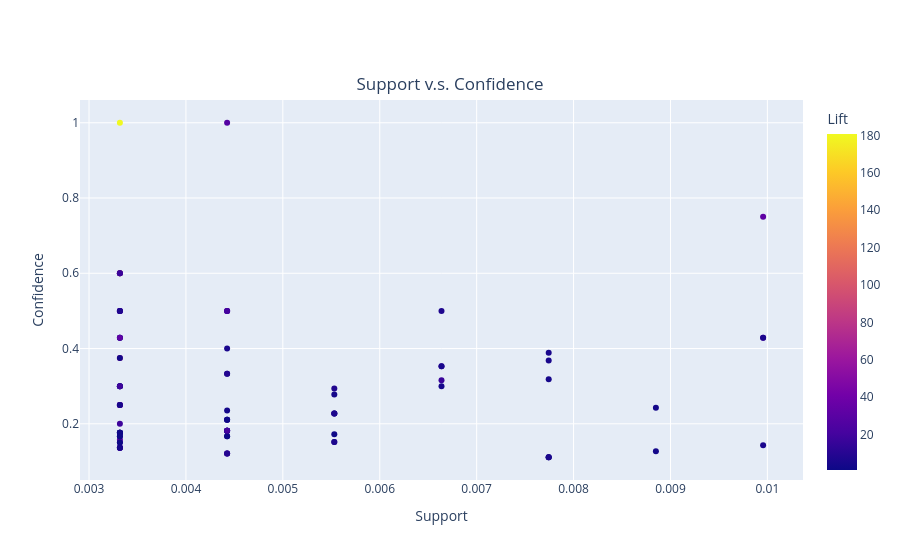

Notebook code cell kept with this figure:
### Code cell
# the comparison between the sopport and confidence of all combinations
fig = px.scatter(rules_1, x='support', y='confidence', 
                 color='lift', hover_data=['antecedents', 'confidence'],
                 labels={
                     "support": "Support",
                     "confidence": "Confidence",
                     'lift': 'Lift'
                 },
                title="Support v.s. Confidence")
fig.update_layout(title_x=0.5, title_y=0.86)
fig.show()

### Figure 1 — Plotly figure (JSON) as saved in the notebook; plotly's stock layout.template omitted (floating-point values rounded to 4 significant figures)
{"data": [{"customdata": [["Apple Fuji "], ["Bokchoy "], ["Ikan Kembong "], ["Apple Fuji "], ["Apple Fuji "], ["Apple Pink Lady "], ["Fresh Grape Red China (22-26cm)"], ["Apple Pink Lady "], ["Non-Woven Bag PcsL"], ["Apple Pink Lady "], ["Apple Pink Lady "], ["Le Minerale 1500ml"], ["Nice Facial Tissue 2ply 60s"], ["Pucuk Harum 350ml"], ["Telur no2  PACK"], ["Aurora Chicken Half Breast 2kg "], ["Ayam 1400g Sadia"], ["Ayam 1200g Sadia"], ["Ayam 1200g Sadia"], ["Bokchoy "], ["Bawang Putih "], ["Bawang Merah Kecil "], ["Bawang Merah Kecil "], ["Bokchoy "], ["Bawang Merah Kecil "], ["Kentang/Potato Timbang "], ["Bawang Merah Kecil "], ["Bawang Merah Kecil "], ["Telur no4 \tPACK"], ["Bawang Putih "], ["Non-Woven Bag PcsM"], ["Carrot/Wortel "], ["Bokchoy "], ["Bokchoy "], ["Fresh Orange Valencia 72s/88s "], ["Non-Woven Bag PcsL"], ["Bokchoy "], ["Non-Woven Bag PcsM"], ["Bokchoy "], ["Bokchoy "], ["Telur no2  PACK"], ["Bokchoy "], ["Telur no4 \tPACK"], ["Bokchoy "], ["Buavita 250ml Guava"], ["Buavita 250ml Guava"], ["Cadbury 65g Cashew Nut"], ["Chicken Leg Quarter/ Paha Besar "], ["Chicken Leg Quarter/ Paha Besar "], ["Fresh Grape Red China (22-26cm)"], ["Fresh Orange Valencia 72s/88s "], ["Fresh Pear Ya /ya li "], ["Fresh Grape Red China (22-26cm)"], ["Fresh Grape Red China (22-26cm)"], ["Non-Woven Bag PcsL"], ["Non-Woven Bag PcsM"], ["Fresh Grape Red China (22-26cm)"], ["Fresh Grape Red China (22-26cm)"], ["Fresh Orange Valencia 72s/88s "], ["Fresh Orange Valencia 72s/88s "], ["Telur no2  PACK"], ["Fresh Orange Valencia 72s/88s "], ["Ikan Kembong "], ["Ikan Kembong "], ["Non-Woven Bag PcsL"], ["Jagua Chicken Middle Joint Wing 1kg "], ["Non-Woven Bag PcsM"], ["Non-Woven Bag PcsL"], ["Non-Woven Bag PcsL"], ["Pork Belly/Perut "], ["Short Necked / Flower Clam 500g"], ["Telur no4 \tPACK"], ["Yakult 65ml 5s "], ["Pork Belly/Perut "], ["Sosis Borella 340g"], ["Sosis Perdix 340g"], ["Telur no4 \tPACK"], ["Non-Woven Bag PcsM"], ["Weizhang Cake 1.5"], ["Yakult 65ml 5s "], ["Sosis Borella 340g"], ["Sweet Cake $1.5"], ["Weizhang Cake 1.5"], ["You C1000 Lemon 140ml"], ["You C1000  140ml Orange"], ["You C1000 Lemon 140ml"]], "hovertemplate": "Support=%{x}<br>Confidence=%{y}<br>antecedents=%{customdata[0]}<br>Lift=%{marker.color}<extra></extra>", "legendgroup": "", "marker": {"color": [7.251, 7.251, 7.976, 7.976, 2.532, 16.79, 16.79, 8.057, 8.057, 3.376, 1.266, 1.321, 3.283, 3.311, 67.8, 67.8, 180.8, 180.8, 24.65, 24.65, 32.29, 32.29, 10.27, 10.27, 32.29, 32.29, 4.783, 37.67, 37.67, 6.15, 6.15, 20.55, 20.55, 9.339, 9.339, 6.226, 6.226, 4.566, 4.566, 1.304, 20.55, 20.55, 20.55, 20.55, 2.392, 1.196, 2.152, 5.064, 1.266, 8.651, 8.651, 28.55, 28.55, 5.767, 5.767, 5.287, 5.287, 1.51, 3.736, 2.609, 20.55, 20.55, 4.305, 1.076, 27.39, 27.39, 3.479, 3.479, 9.131, 9.131, 16.44, 13.7, 4.566, 3.587, 5.74, 7.175, 7.175, 5.58, 5.58, 3.986, 2.152, 2.69, 1.196, 2.152, 18.08, 18.08], "coloraxis": "coloraxis", "symbol": "circle"}, "mode": "markers", "name": "", "orientation": "v", "showlegend": false, "type": "scatter", "x": [0.003319, 0.003319, 0.003319, 0.003319, 0.003319, 0.006637, 0.006637, 0.005531, 0.005531, 0.004425, 0.003319, 0.005531, 0.003319, 0.003319, 0.003319, 0.003319, 0.003319, 0.003319, 0.003319, 0.003319, 0.009956, 0.009956, 0.003319, 0.003319, 0.003319, 0.003319, 0.004425, 0.003319, 0.003319, 0.009956, 0.009956, 0.004425, 0.004425, 0.005531, 0.005531, 0.005531, 0.005531, 0.007743, 0.007743, 0.004425, 0.004425, 0.004425, 0.003319, 0.003319, 0.004425, 0.004425, 0.003319, 0.006637, 0.003319, 0.004425, 0.004425, 0.003319, 0.003319, 0.004425, 0.004425, 0.007743, 0.007743, 0.004425, 0.003319, 0.004425, 0.004425, 0.004425, 0.006637, 0.003319, 0.004425, 0.004425, 0.00885, 0.00885, 0.004425, 0.004425, 0.003319, 0.003319, 0.003319, 0.003319, 0.004425, 0.006637, 0.003319, 0.007743, 0.007743, 0.005531, 0.003319, 0.003319, 0.003319, 0.003319, 0.003319, 0.003319], "xaxis": "x", "y": [0.1765, 0.1364, 0.15, 0.1765, 0.1765, 0.3529, 0.3158, 0.2941, 0.1515, 0.2353, 0.1765, 0.1724, 0.4286, 0.4286, 0.375, 0.6, 1, 0.6, 0.6, 0.1364, 0.4286, 0.75, 0.25, 0.1364, 0.25, 0.4286, 0.3333, 0.25, 0.5, 0.4286, 0.1429, 0.5, 0.1818, 0.2273, 0.2273, 0.1515, 0.2273, 0.1111, 0.3182, 0.1818, 0.5, 0.1818, 0.5, 0.1364, 0.1667, 0.1667, 0.3, 0.3529, 0.1765, 0.2105, 0.1818, 0.6, 0.1579, 0.2105, 0.1212, 0.1111, 0.3684, 0.2105, 0.1364, 0.1818, 0.5, 0.1818, 0.3, 0.15, 0.1212, 1, 0.127, 0.2424, 0.1212, 0.3333, 0.6, 0.5, 0.1667, 0.25, 0.4, 0.5, 0.5, 0.1111, 0.3889, 0.2778, 0.3, 0.375, 0.1667, 0.3, 0.2, 0.3], "yaxis": "y"}], "layout": {"coloraxis": {"colorbar": {"title": {"text": "Lift"}}, "colorscale": [[0, "#0d0887"], [0.1111, "#46039f"], [0.2222, "#7201a8"], [0.3333, "#9c179e"], [0.4444, "#bd3786"], [0.5556, "#d8576b"], [0.6667, "#ed7953"], [0.7778, "#fb9f3a"], [0.8889, "#fdca26"], [1, "#f0f921"]]}, "legend": {"tracegroupgap": 0}, "title": {"text": "Support v.s. Confidence", "x": 0.5, "y": 0.86}, "xaxis": {"anchor": "y", "domain": [0, 1], "title": {"text": "Support"}}, "yaxis": {"anchor": "x", "domain": [0, 1], "title": {"text": "Confidence"}}}}
